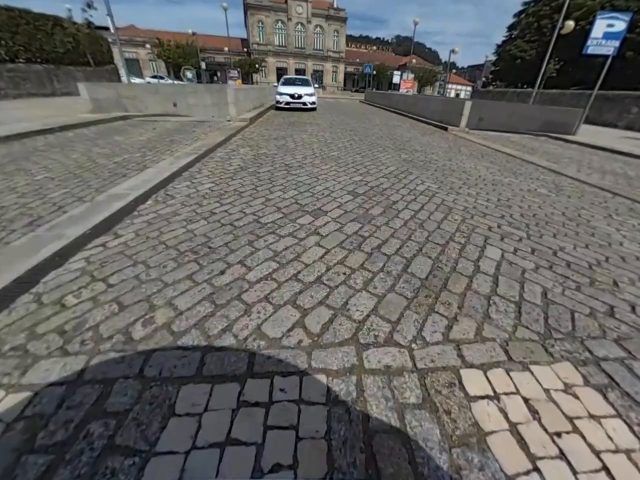
#> input picture frame 4 of test.mp4, 1280 x 960 px (shown at 1/2 size)
$ python sift.py
#> lines starting #> are read from the running program, lines starting #| are printed output that depends on the picture
import cv2
import time


# Load video
video = cv2.VideoCapture("test.mp4")

# Initialize SIFT detector with increased thresholds
sift = cv2.SIFT_create()

while video.isOpened():
    ret, frame = video.read()
#> frame is the input picture: shape (960, 1280, 3); mean B, G, R 99.1, 101.8, 102.7
    if not ret:
        break

    # Convert to grayscale
    gray = cv2.cvtColor(frame, cv2.COLOR_BGR2GRAY)
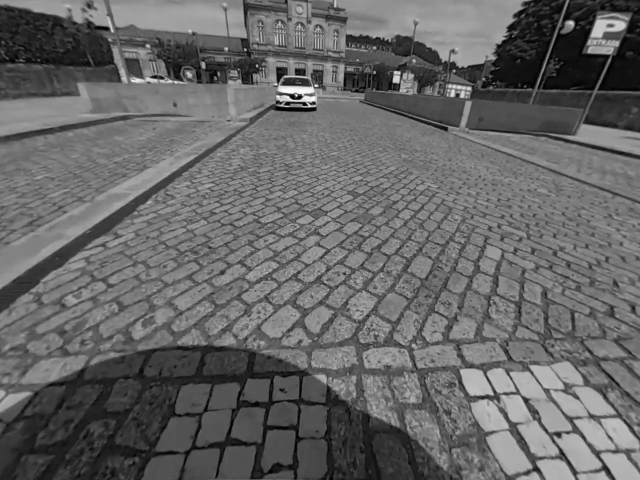
#> gray: shape (960, 1280) (shown at 1/2 size); min 0, max 254, mean 101.7

    # Detect keypoints and descriptors
    keypoints, descriptors = sift.detectAndCompute(gray, None)
#> keypoints = 10950 keypoints; strongest (x, y, size): (600, 193, 6.5), (584, 192, 6.9), (593, 191, 2.9), (632, 171, 3.7)

    # Draw keypoints for visualization
    img = cv2.drawKeypoints(frame, keypoints, None)
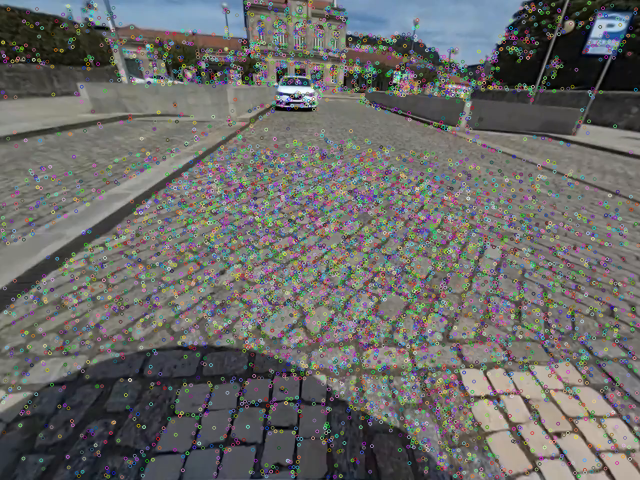
#> img: shape (960, 1280, 3) (shown at 1/2 size); mean B, G, R 103.3, 105.5, 105.9

    # Display the frame
    cv2.imshow("Frame", img)

    if cv2.waitKey(1) & 0xFF == ord("q"):
#> (key q is pressed here)
        break

    time.sleep(0.1)

# Release resources
video.release()
cv2.destroyAllWindows()

$ run again, starting later in the video
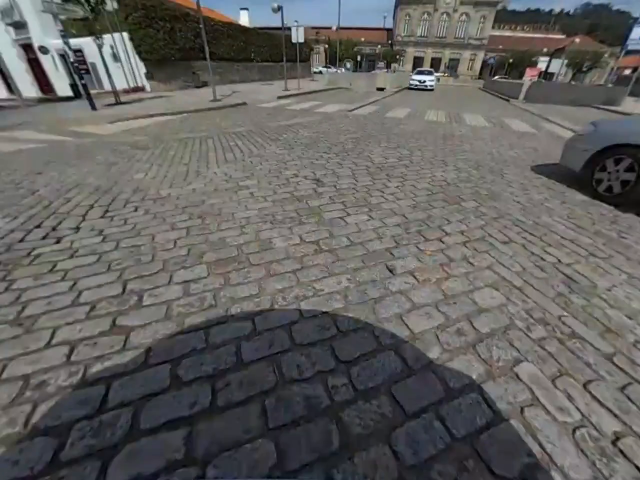
#> input picture frame 18 of test.mp4, 1280 x 960 px (shown at 1/2 size)
#> frame is the input picture: shape (960, 1280, 3); mean B, G, R 94.5, 96.5, 97.7
#> `gray = cv2.cvtColor(frame, cv2.COLOR_BGR2GRAY)`:
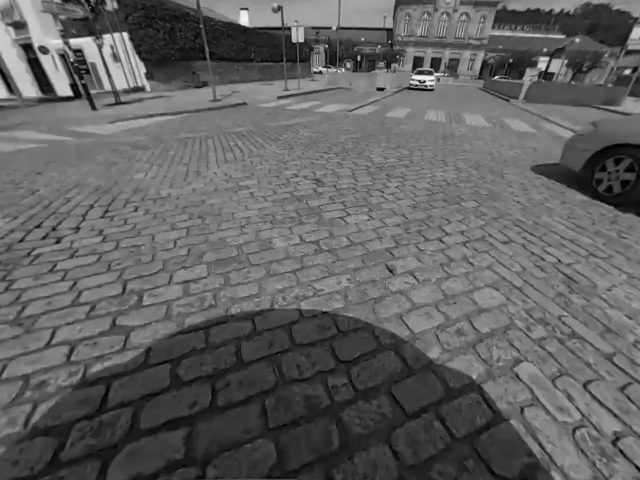
#> gray: shape (960, 1280) (shown at 1/2 size); min 0, max 255, mean 96.6
#> keypoints = 4916 keypoints; strongest (x, y, size): (849, 163, 3.7), (839, 163, 4.2), (718, 116, 4.9), (488, 39, 17.8)
#> `img = cv2.drawKeypoints(frame, keypoints, None)`:
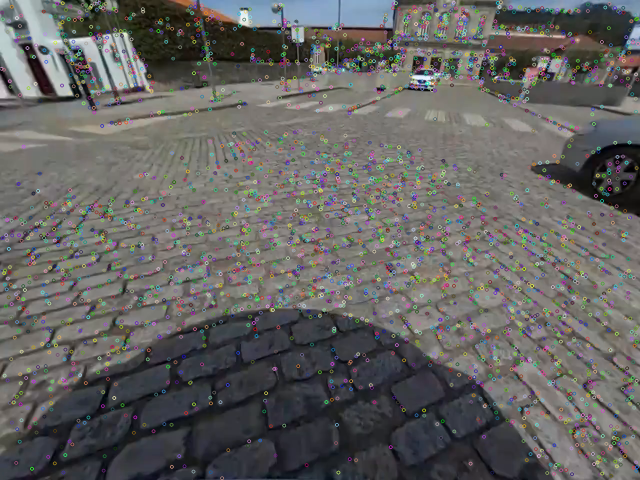
#> img: shape (960, 1280, 3) (shown at 1/2 size); mean B, G, R 96.8, 98.5, 99.5

$ run again, starting later in the video
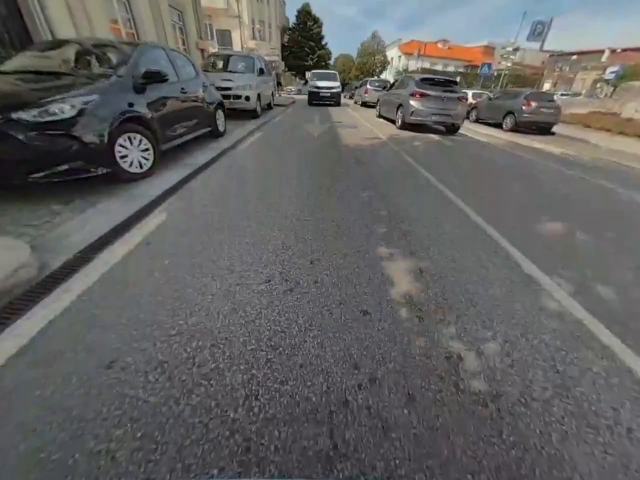
#> input picture frame 32 of test.mp4, 1280 x 960 px (shown at 1/2 size)
#> frame is the input picture: shape (960, 1280, 3); mean B, G, R 97, 97.2, 97.6
#> `gray = cv2.cvtColor(frame, cv2.COLOR_BGR2GRAY)`:
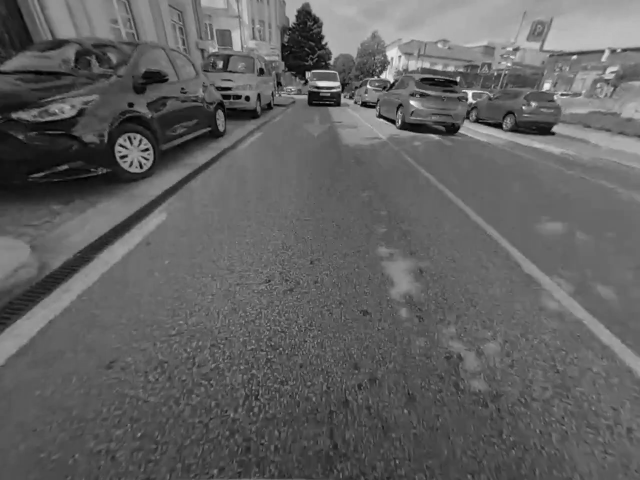
#> gray: shape (960, 1280) (shown at 1/2 size); min 0, max 255, mean 97.3
#> keypoints = 3638 keypoints; strongest (x, y, size): (916, 158, 5.6), (1047, 215, 3.3), (736, 172, 4), (824, 205, 6.3)
#> `img = cv2.drawKeypoints(frame, keypoints, None)`:
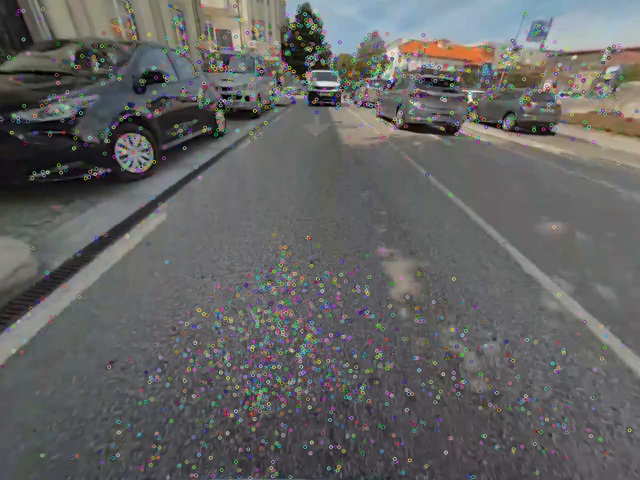
#> img: shape (960, 1280, 3) (shown at 1/2 size); mean B, G, R 98.9, 99.1, 99.3
